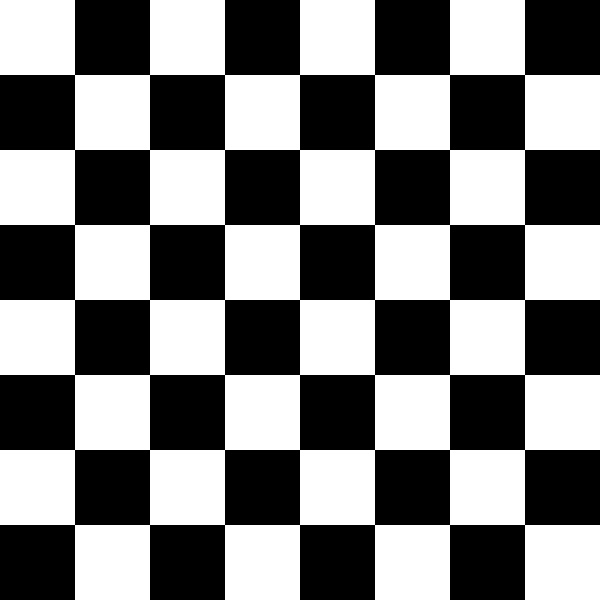
#> input picture OpenCV_code/chess.jpg, 600 x 600 px
$ python 805_affine_transform.py
#> lines starting #> are read from the running program, lines starting #| are printed output that depends on the picture
#-*- coding:utf-8 -*-
import cv2
import numpy as np
from matplotlib import pyplot as plt

img = cv2.imread('./chess.jpg')
#> img is the input picture: shape (600, 600, 3); min 0, max 255, mean 127.5
rows, cols, ch = img.shape
#> rows = 600; cols = 600; ch = 3

pts1 = np.float32([[200,100],[400,100],[200,200]])
pts2 = np.float32([[200,300],[400,200],[200,400]])

# pts1의 좌표에 표시. Affine 변환 후 이동 점 확인.
cv2.circle(img, (200,100), 10, (255,0,0),-1)
cv2.circle(img, (400,100), 10, (0,255,0),-1)
cv2.circle(img, (200,200), 10, (0,0,255),-1)
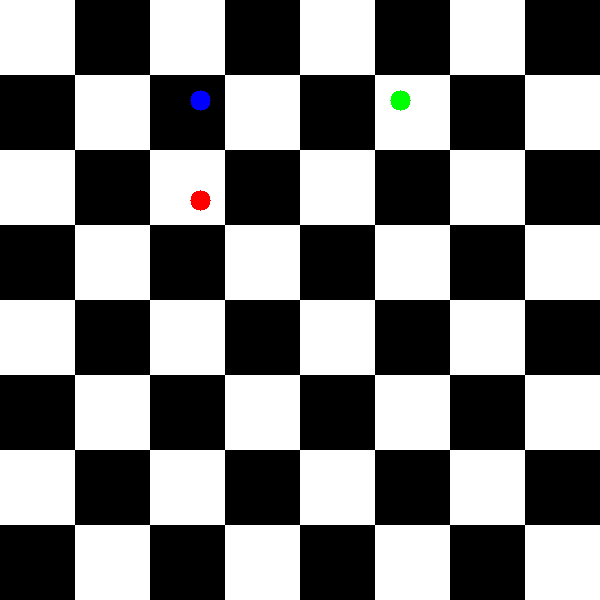
#> img: shape (600, 600, 3); mean B, G, R 127.3, 127.3, 127.3

M = cv2.getAffineTransform(pts1, pts2)

dst = cv2.warpAffine(img, M, (cols,rows))
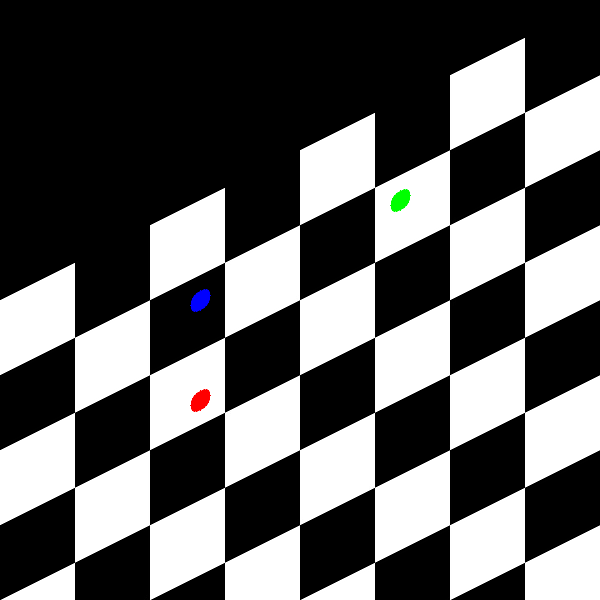
#> dst: shape (600, 600, 3); mean B, G, R 95.4, 95.4, 95.4

plt.subplot(121),plt.imshow(img),plt.title('image')
plt.subplot(122),plt.imshow(dst),plt.title('Affine')
plt.show()
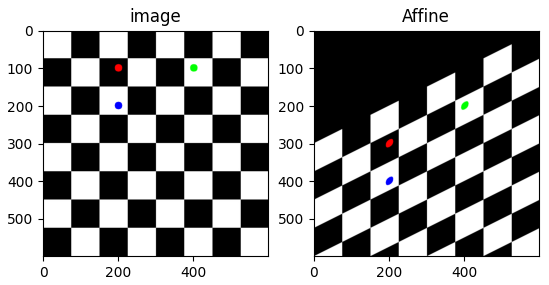
#> figure drawn by matplotlib, 2 panels; B, G, R data is drawn as R, G, B
